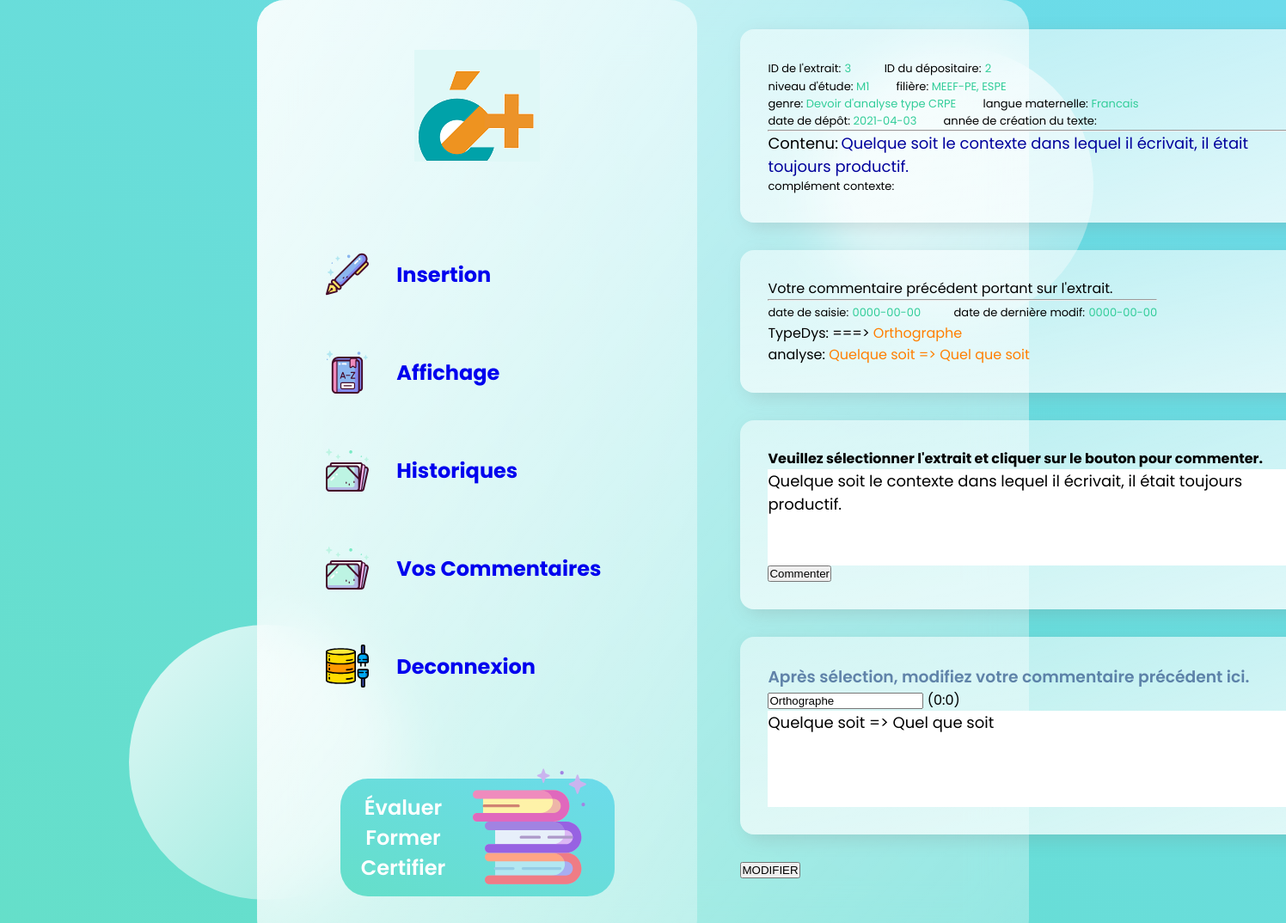
The page /login/user/editCom/doEdit.php?idComm=5 on the database its author committed.
### tables this page shows
CREATE TABLE `EXTRAIT` (
  `idExtrait` int(11) NOT NULL,
  `contenu` text,
  `niveau` varchar(10) NOT NULL,
  `filiere` varchar(35) NOT NULL,
  `genre` varchar(35) NOT NULL,
  `langueMat` varchar(20) NOT NULL,
  `complement` text NOT NULL,
  `dateDepot` date NOT NULL,
  `anneeCreation` varchar(4) NOT NULL,
  `depositaire` int(11) NOT NULL
);

CREATE TABLE `COMMENTAIRE` (
  `idComm` int(11) NOT NULL,
  `posDebut` int(11) NOT NULL,
  `posFin` int(11) NOT NULL,
  `redacteur` int(11) NOT NULL,
  `typeDys` varchar(45) NOT NULL,
  `dateSaisie` date NOT NULL,
  `dateModif` date NOT NULL,
  `analyse` text NOT NULL,
  `idExtrait` int(11) NOT NULL
);

### login/DBPDO.class.php (called while the page is built, shortened)
<?php
class DBPDO {
    public $dbh;
    public $dsn;
    function __construct() {
		$this->dsn = 'mysql:host='.DB_HOST.';dbname='.DB_NAME.';charset=utf8';
    }
	public function connect() {
		try {
			$this->dbh = new PDO($this->dsn, DB_USER, DB_PWD);
		} catch (PDOException $e) {
			die('Erreur :'.$e->getMessage());
			echo "Accès impossible à la base ! <br/>\n";
		}
	}
	public function selectAll1($sql)
	{
		try {
			$stmt = $this->dbh->prepare($sql);
			$stmt->execute();
			return $stmt->fetchAll(PDO::FETCH_ASSOC);
		} catch (PDOException $e) {
			printf("Erreur d'affichage: %s\n", $e->getMessage());
		}
	}
}
$pdo = new DBPDO;
?>

### login/user/editCom/doEdit.php (the view, shortened to what this page needs)
<html>
    <head>
		<link rel="stylesheet" href="../../user/style.css" />
    </head>
    <body>
	<main>
		<section class="glass">
		  <div class="dashboard">
		    <div class="user">
		      <img src="../../user/images/avatar.png" alt="" />
		    </div>
		    <div class="links">
		      <div class="link">
						<img src="../../user/images/insertion.svg" width="50px" height="50px" alt="">
		        <a href="../../soumettre/insertionExtrait.php"><h2>Insertion</h2></a>
		      </div>
		      <div class="link">
					  <img src="../../user/images/affichage.svg" width="50px" height="50px" alt="">
		        <a href="../../affichage/affichage1.php"><h2>Affichage</h2></a>
		      </div>
		      <div class="link">
					  <img src="../../user/images/historique.svg" width="50px" height="50px" alt="">
		        <a href="../../user/index.php"><h2>Historiques</h2></a>
		      </div>
			 <div class="link">
					 <img src="../images/historique.svg" width="50px" height="50px" alt="">
			    <a href="edit.php"><h2>Vos&nbsp;Commentaires</h2></a>
			  </div>
		      <div class="link">
					  <img src="../../user/images/deconnexion.svg" width="50px" height="50px" alt="">
		        <a href="../../deconnexion.php"><h2>Deconnexion</h2></a>
		      </div>
		    </div>
		    <div class="pro">
		      <h2>Évaluer Former Certifier</h2>
		      <img src="../../user/images/book.svg" width="42%" height="110%" alt="" />
		    </div>
		  </div>
		<?php
			include("../../DBPDO.class.php");
			$resComm=$pdo -> selectAll1("SELECT * FROM COMMENTAIRE WHERE idComm = {$_GET['idComm']}" );
		?>
		<div class="games">
			<div class="cards" style="margin-left: -30px;">
				<div class="card">
					<div class="comp1">
						<?php
							if($resComm){
								$res=$pdo -> selectAll1("SELECT * FROM EXTRAIT WHERE idExtrait = {$resComm[0]["idExtrait"]}" );
								foreach($res as $row){
									$espace = "&nbsp;&nbsp;&nbsp;&nbsp;&nbsp;&nbsp;&nbsp;&nbsp;&nbsp;";
									echo "<span style='font-size:13px;'>ID de l'extrait:</span> <span style='color:32CD99;font-size:13px;'>{$row['idExtrait']}</span>{$espace}";
									echo "<span style='font-size:13px;'>ID du dépositaire:</span> <span style='color:32CD99;font-size:13px;'>{$row['depositaire']}</span></br>";
									echo "<span style='font-size:13px;'>niveau d'étude: <span style='color:32CD99;font-size:13px;'>{$row['niveau']}</span>{$espace}";
									echo "<span style='font-size:13px;'>filière:</span> <span style='color:32CD99;font-size:13px;'>{$row['filiere']}</span></br>";
									echo "<span style='font-size:13px;'>genre:</span> <span style='color:32CD99;font-size:13px;'>{$row['genre']}</span>{$espace}";
									echo "<span style='font-size:13px;'>langue maternelle:</span> <span style='color:32CD99;font-size:13px;'>{$row['langueMat']}</span></br>";
									echo "<span style='font-size:13px;'>date de dépôt:</span> <span style='color:32CD99;font-size:13px;'>{$row['dateDepot']}</span>{$espace}";
									echo "<span style='font-size:13px;'>année de création du texte:</span> <span style='color:32CD99;font-size:13px;'>{$row['anneeCreation']}</span></br>";
									echo "<hr/>";
									echo "<span style='font-size:18px;'>Contenu:</span> <span style='color:#00009C;font-size:18px;'>{$row['contenu']}</span></br>";
									echo "complément contexte: <span style='color:#3299CC;'>{$row['complement']}</span>";
								}
							}
							else{
								echo "Aucun commentaire portant sur cette extrait.";
							}
						?>
					</div>
				</div>
				<div class="card">
					<div class="comp1">
						<?php
						if($resComm){
							$espace = "&nbsp;&nbsp;&nbsp;&nbsp;&nbsp;&nbsp;&nbsp;&nbsp;&nbsp;";
							echo "Votre commentaire précédent portant sur l'extrait.";
							echo "<hr/>";
							$str = $res[0]['contenu'];
							foreach($resComm as $rowComm){
								$posDeb = $rowComm['posDebut'];
								$posNum = $rowComm['posFin'] - $posDeb;
								$textSelected = substr($str,$posDeb,$posNum);
								echo "<span style='font-size:13px;'>date de saisie:</span> <span style='color:#32CD99;font-size:13px;'>{$rowComm['dateSaisie']}</span>{$espace}";
								echo "<span style='font-size:13px;'>date de dernière modif:</span> <span style='color:#32CD99;font-size:13px;'>{$rowComm['dateModif']}</span></br>";
								echo "TypeDys: <span style='color:#00009C;'> {$textSelected}</span> ===> <span style='color: #FF7F00;'>{$rowComm['typeDys']} </span></br>";
								echo "analyse: <span style='color:#FF7F00;'>{$rowComm['analyse']}</span></br>";
							}
						}
						else{
							echo "Aucun commentaire portant sur cette extrait.";
						}
						?>
					</div>
				</div>
				<div class="card">
					<section>
						<article>
							<h4 style="white-space:nowrap;">Veuillez sélectionner l'extrait et cliquer sur le bouton pour commenter.</h4>
							<textarea style="border: 0;font-family: inherit;font-size: large; width: 38.75rem; height: 7rem;" id="edition" readonly><?php echo $res[0]['contenu'] ?></textarea>
							<input type="button" value="Commenter" id="ok"/>
						</article>
					</section>
				</div>
				<form id="form" action="edit_a.php">
					<div class="card">
						<article>
							<h3 style="white-space:nowrap;">Après sélection, modifiez votre commentaire précédent ici.</h3>
							<input list="typeDys" maxlength="20" type="text" class="input" name="typeDys" value="<?php echo $rowComm['typeDys'];?>" placeholder="Type de dysfonctionnement" autocomplete="off" />
							<span id="pos"> <?php echo '('.$posDeb.':'.$rowComm['posFin'].')'; ?></span>
							<textarea name="analyse" style="border: 0;font-family: inherit;font-size: large; width: 38.75rem; height: 7rem;" id="comment" placeholder="Entrez votre commentaire ici..."><?php echo $rowComm['analyse']; ?></textarea>
						</article>
					</div>
					<button type = "submit" onclick="docheck(php);">MODIFIER</button>
				</form>
			</div>
		</div>
		</section>
	</main>
	<div class="circle1"></div>
	<div class="circle2"></div>
    </body>
</html>

### login/user/style.css (style rules this page uses)
* { margin: 0; padding: 0; box-sizing: border-box; TEXT-DECORATION:none }
h3 { color: #426696; font-weight: 600; opacity: 0.8; }
main { font-family: "Poppins", sans-serif; min-height: 100vh; background: linear-gradient(to right top, #65dfc9, #6cdbeb); display: flex; align-items: center; justify-content: center; }
.glass { background: white; min-height: 80vh; width: 60%; background: linear-gradient( to right bottom, rgba(255, 255, 255, 0.7), rgba(255, 255, 255, 0.3) ); border-radius: 2rem; z-index: 2; backdrop-filter: blur(2rem); display: flex; }
.circle1, .circle2 { background: white; background: linear-gradient( to right bottom, rgba(255, 255, 255, 0.8), rgba(255, 255, 255, 0.3) ); height: 20rem; width: 20rem; position: absolute; border-radius: 50%; }
.circle1 { top: 5%; right: 15%; }
.circle2 { bottom: 5%; left: 10%; }
.dashboard { flex: 1; display: flex; flex-direction: column; align-items: center; justify-content: space-evenly; text-align: center; background: linear-gradient( to right bottom, rgba(255, 255, 255, 0.7), rgba(255, 255, 255, 0.3) ); border-radius: 2rem; }
.link { display: flex; margin: 2rem 0rem; padding: 1rem 5rem; align-items: center; }
.link h2 { padding: 0rem 2rem; }
.games { flex: 2; }
.pro { background: linear-gradient(to right top, #65dfc9, #6cdbeb); border-radius: 2rem; color: white; padding: 1rem; position: relative; }
.pro img { position: absolute; top: -15%; right: 10%; }
.pro h2 { width: 40%; color: white; font-weight: 600; }
.games { margin: 5rem; display: flex; flex-direction: column; justify-content: space-evenly; }
.card { display: flex; background: linear-gradient( to left top, rgba(255, 255, 255, 0.8), rgba(255, 255, 255, 0.5) ); border-radius: 1rem; margin: 2rem 0rem; padding: 2rem; box-shadow: 6px 6px 20px rgba(122, 122, 122, 0.212); justify-content: space-between; }
textarea { border : solid 1px; }
section { display : flex; }
article { width : 45%; }
#edition { width : 45%; }

### login/user/editCom/doEdit.php (style rules this page uses)
a { TEXT-DECORATION:none }
.cards,.status { margin-top: -12%; }

### rows shown on the page
extrait: idExtrait "3", depositaire "2", niveau "M1", filiere "MEEF-PE, ESPE", genre "Devoir d'analyse type CRPE", langueMat "Francais", dateDepot "2021-04-03", contenu "Quelque soit le contexte dans lequel il écrivait, il était toujours productif."
commentaire: dateSaisie "0000-00-00", dateModif "0000-00-00", typeDys "Orthographe", analyse "Quelque soit => Quel que soit", posDebut "0", posFin "0"
